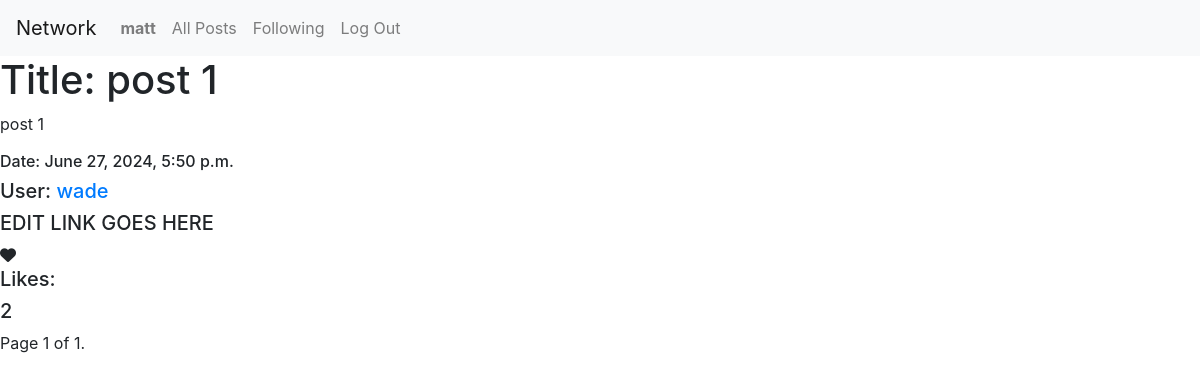
Before: /following/2 (signed in) with the older database file.
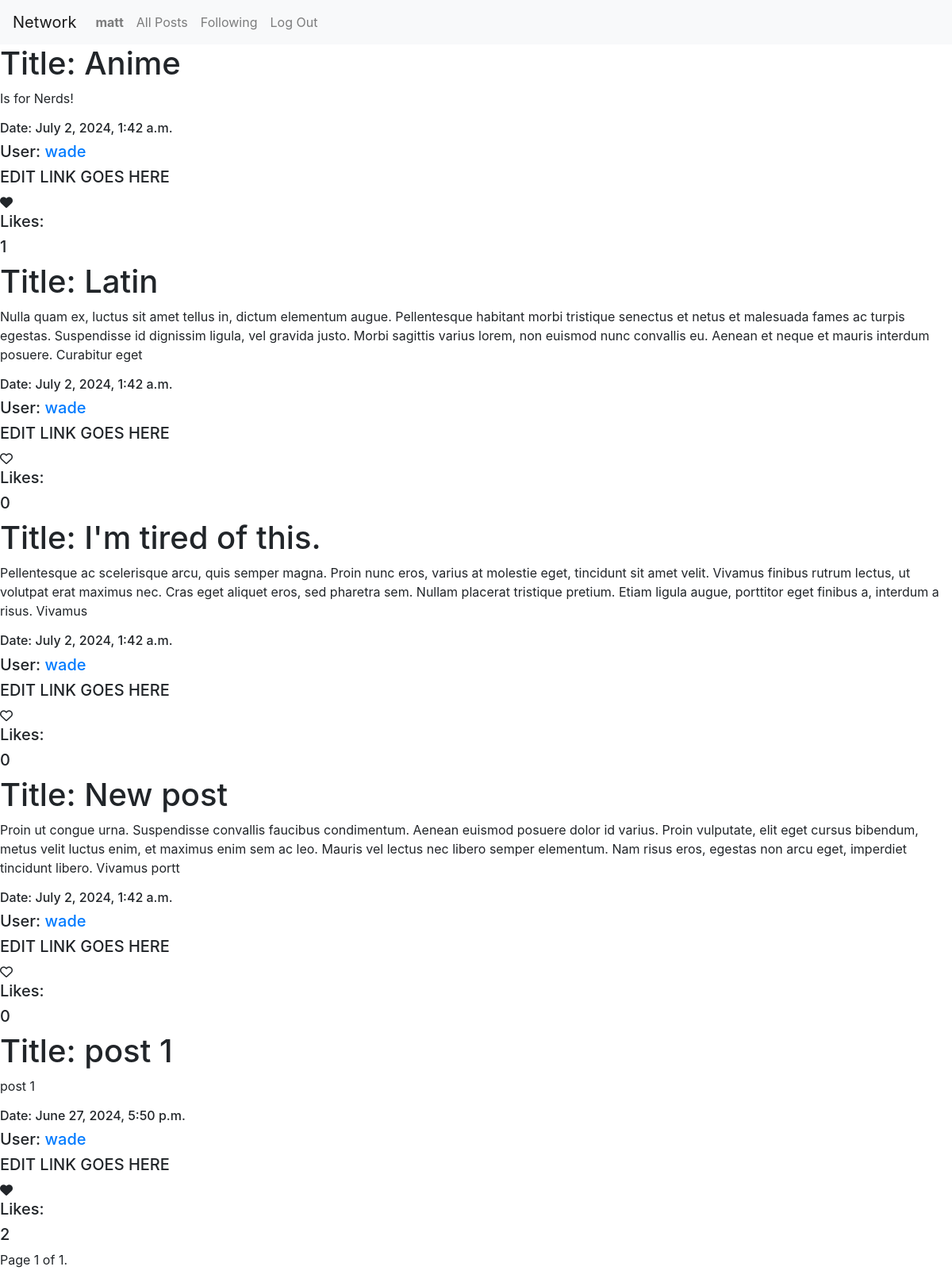
After: the same page with the newer database file.
### network/models.py (models this page shows)
class User(AbstractUser):
    pass

class Posts(models.Model):
    post_title=models.CharField(max_length=20) #title
    post_text=models.TextField(max_length=330) #text
    likes=models.ManyToManyField(User,related_name="post_likes", blank=True) #likes, will be many users
    post_date=models.DateTimeField(auto_now_add=True) #date/time
    user=models.ForeignKey(User, related_name="post_author", on_delete=models.CASCADE) #user id foreign key

### network/views.py (the view)
# urls.py: path("following/<int:user_id>", views.following, name="following"),  # added following page and users user_id
@login_required(login_url='login')  #requires user to be logged in to post and view forum
def following(request, user_id): # following link
    viewer = request.user                 # gets logged in users info and profile
    viewer_profile = get_object_or_404(Profile, user=viewer)
    posts_list=Posts.objects.none()
    for following in viewer_profile.following.all():
        post=Posts.objects.filter(user=following)
        posts_list=posts_list.union(post)
    posts=posts_list
    if posts:
        posts=posts.order_by("-post_date") # order posts by date
        for post in posts:                     # loop through all ordered posts and add a temporary attribute of the number of likes per post
            post.likes_counts=post.likes.count()
            post.likers=[user.id for user in post.likes.all()]
        p=Paginator(posts,10)            # paginating
        page_number=request.GET.get('page')
        page_obj=p.get_page(page_number)
        return render(request, "network/following.html",{'viewer_profile':viewer_profile, 'page_obj':page_obj})   # renders profile.html of the user
    else:
        return redirect('index')

### network/templates/network/following.html (shortened to what this page needs)
{% extends "network/layout.html" %}
{% block body %}
{% if page_obj %}
{% for page in page_obj %}
<div class="Post">
<h1>Title: {{page.post_title}}</h1>
<p>{{page.post_text}}</p>
<h6>Date: {{page.post_date}}</h6>
<h5>User: <a href="{% url 'profile' page.user.id %}">{{ page.user.username }}</a></h5>
<h5>EDIT LINK GOES HERE</h5>
<div class="heartcontainer" data-user="{{request.user.id}}" data-post="{{page.id}}">
    {% if request.user.id in page.likers %}
    <i class="fa-solid fa-heart"></i>
{% else %}
    <i class="fa-regular fa-heart"></i>
{% endif %}
</div>
<h5>Likes:</h5>
<h5 id="likes-count-{{page.id}}">{{page.likes.count}}</h5>
</div>
{% endfor %}
{% else %}
    <p>No posts to display.</p>
{% endif %}
<nav aria-label="Page navigation">
    <ul class="pagination">
        {% if page_obj.paginator.num_pages > 0 %}
        <li>
        <span class="pagination">
            Page {{ page_obj.number }} of {{ page_obj.paginator.num_pages }}.
        </span>
        </li>
        {% else %}
        <H1> No pages to display</H1>
        {% endif %}
    </ul>
    </nav>
{% endblock %}

### network/templates/network/layout.html (shortened to what this page needs)
{% load static %}
<!DOCTYPE html>
<html lang="en">
    <head>
        <link rel="stylesheet" href="https://stackpath.bootstrapcdn.com/bootstrap/4.4.1/css/bootstrap.min.css">
        <link href="{% static 'network/styles.css' %}" rel="stylesheet">
    </head>
    <body>
        <nav class="navbar navbar-expand-lg navbar-light bg-light">
            <a class="navbar-brand" href="#">Network</a>
            <div>
              <ul class="navbar-nav mr-auto">
                {% if user.is_authenticated %}
                    <li class="nav-item">
                        <a class="nav-link" href="#"><strong>{{ user.username }}</strong></a>
                    </li>
                {% endif %}
                <li class="nav-item">
                  <a class="nav-link" href="{% url 'index' %}">All Posts</a>
                </li>
                {% if user.is_authenticated %}
                    <li class="nav-item">
                        <a class="nav-link" href="{% url 'following' user.id %}">Following</a>
                    </li>
                    <li class="nav-item">
                        <a class="nav-link" href="{% url 'logout' %}">Log Out</a>
                    </li>
                {% endif %}
              </ul>
            </div>
          </nav>
        <div class="body">
            {% block body %}
            {% endblock %}
        </div>
    </body>
</html>

### network/static/network/styles.css (style rules this page uses)
.fa-heart { --fa-primary-color: red; }

Changed rows visible on the page:
added Posts: post_title "Anime", post_text "Is for Nerds!", post_date "July 2, 2024, 1:42 a.m.", user.username "wade", likes.count "1"
added Posts: post_title "Latin", post_text "Nulla quam ex, luctus sit amet tellus in, dictum elementum augue. Pellentesque habitant morbi tristique senectus et netus et malesuada fames ac turpis egestas. Suspendisse id dignissim ligula, vel gravida justo. Morbi sagittis varius lorem, non euismod nunc convallis eu. Aenean et neque et mauris interdum posuere. Curabitur eget", post_date "July 2, 2024, 1:42 a.m.", user.username "wade", likes.count "0"
added Posts: post_title "I'm tired of this.", post_text "Pellentesque ac scelerisque arcu, quis semper magna. Proin nunc eros, varius at molestie eget, tincidunt sit amet velit. Vivamus finibus rutrum lectus, ut volutpat erat maximus nec. Cras eget aliquet eros, sed pharetra sem. Nullam placerat tristique pretium. Etiam ligula augue, porttitor eget finibus a, interdum a risus. Vivamus", post_date "July 2, 2024, 1:42 a.m.", user.username "wade", likes.count "0"
added Posts: post_title "New post", post_text "Proin ut congue urna. Suspendisse convallis faucibus condimentum. Aenean euismod posuere dolor id varius. Proin vulputate, elit eget cursus bibendum, metus velit luctus enim, et maximus enim sem ac leo. Mauris vel lectus nec libero semper elementum. Nam risus eros, egestas non arcu eget, imperdiet tincidunt libero. Vivamus portt", post_date "July 2, 2024, 1:42 a.m.", user.username "wade", likes.count "0"
